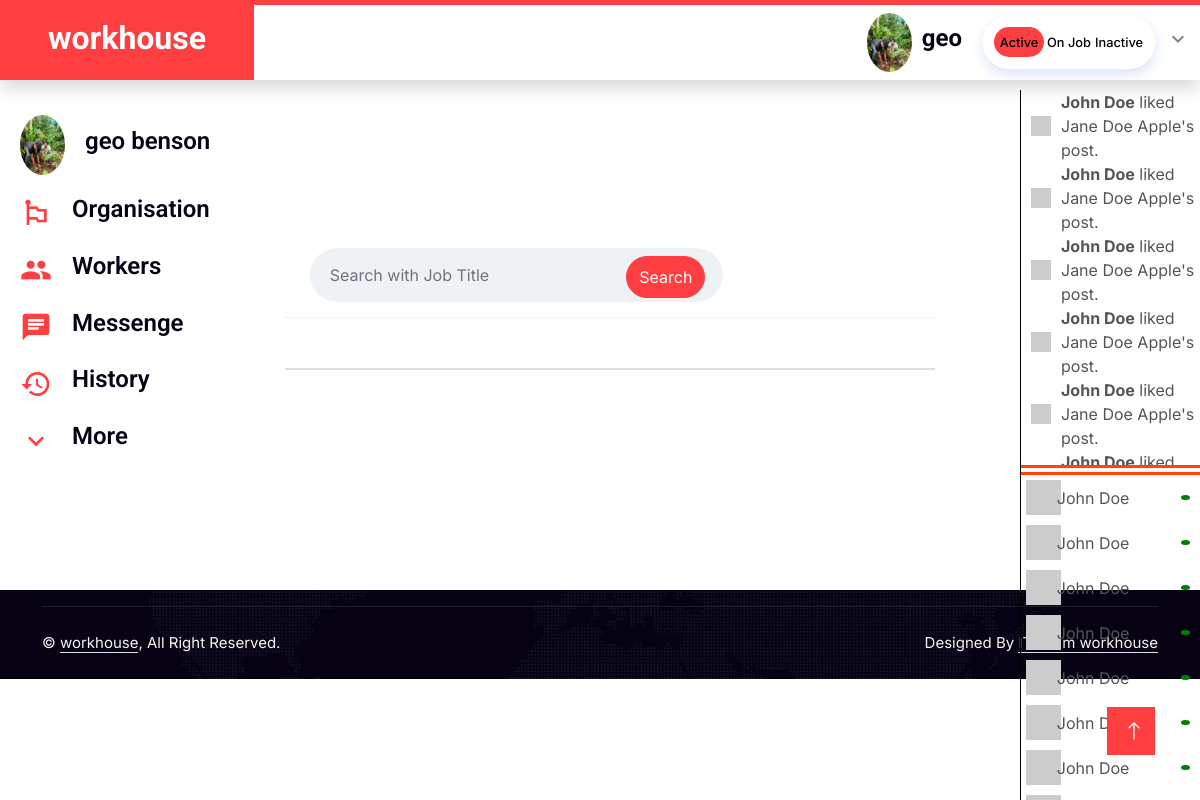
Page /worker_home (signed in) on the earlier database version.
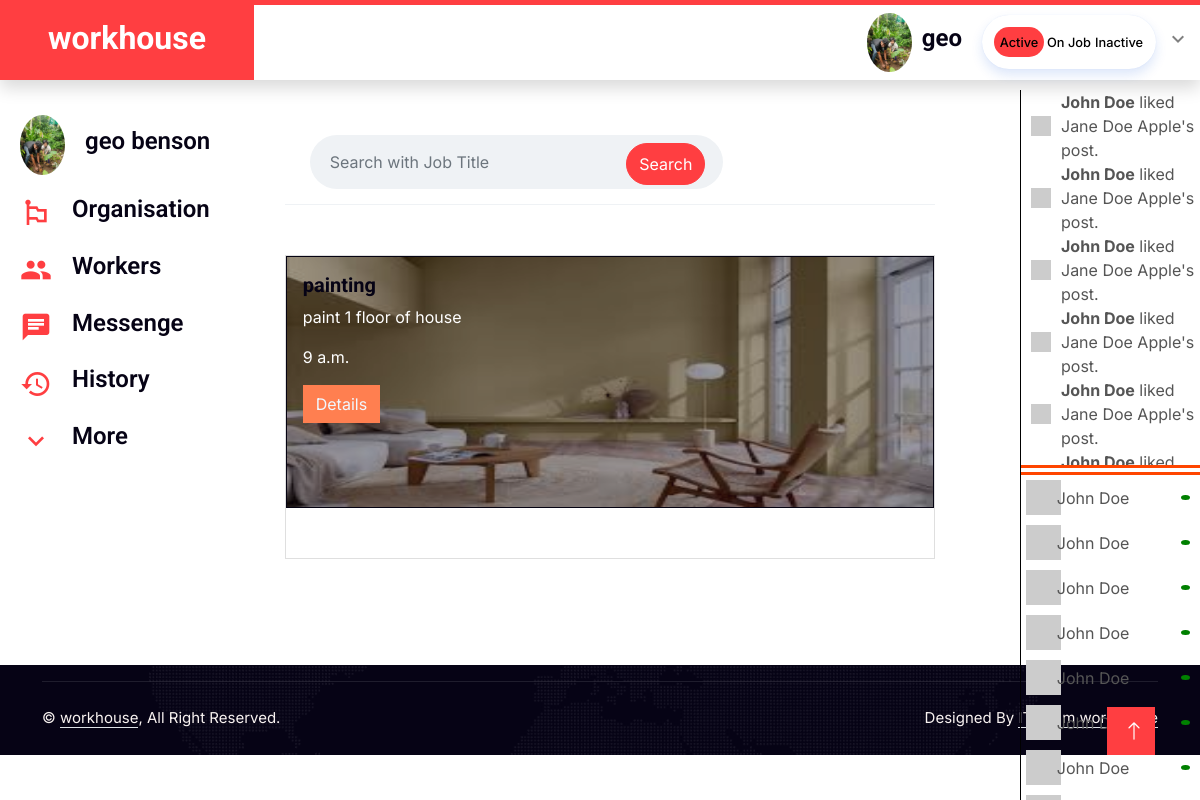
Same page on the later database version.
### main/models.py (models this page shows)
class Job_post(models.Model):
    post_id=models.AutoField(primary_key=True)
    user = models.ForeignKey(User, on_delete=models.CASCADE)
    job_title=models.CharField(max_length=150)
    job_description=models.CharField(max_length=350)
    location=models.CharField(max_length=150)
    address=models.CharField(max_length=250)
    time=models.TimeField()
    date=models.DateField()
    min_wage=models.CharField(max_length=150)
    max_wage=models.CharField(max_length=150)
    exp_lvl=models.CharField(max_length=150)
    expected_time=models.CharField(max_length=100)
    valid=models.BooleanField(null=True)
    photo=models.ImageField(upload_to="job_post")

### main/views.py (the view)
# urls.py: path('worker_home',worker_home,name="worker_home"),
def worker_home(request):
    username = request.session.get('username')
    users =Worker.objects.all()
    for i in users:
        if i.username == username:
            f_name=i.first_name
            l_name=i.last_name
            img=i.user_image
    worker=Worker.objects.get(username = username)
    post=Job_post.objects.filter(job_title = worker.job_title)
    context = {'username':username,'f_name':f_name,'l_name':l_name,'img':img , 'post':post}
    return render(request,"workhome.html",context)

### main/templates/workhome.html (shortened to what the changed rows need)
{%load static%}
<!DOCTYPE html>
<html lang="en">
<head>
  <link href="{%static 'css/home.css'%}" rel="stylesheet" type="text/css">
  <link href="{%static 'css/style1.css'%}" rel="stylesheet" type="text/css">
  <link href="https://cdnjs.cloudflare.com/ajax/libs/font-awesome/5.10.0/css/all.min.css" rel="stylesheet">
  <link href="https://cdn.jsdelivr.net/npm/bootstrap-icons@1.4.1/font/bootstrap-icons.css" rel="stylesheet">
  <link href="{%static 'lib/animate/animate.min.css' %}" rel="stylesheet">
  <link href="{%static 'lib/owlcarousel/assets/owl.carousel.min.css' %}" rel="stylesheet">
  <link href="{%static 'css/bootstrap.min.css' %}" rel="stylesheet">
</head>
<body>
    <nav class="navbar navbar-expand-lg bg-white navbar-light shadow border-top border-5 border-primary sticky-top p-0">
        <div class="header__left">
            <a href="index.html" class="navbar-brand bg-primary d-flex align-items-center px-4 px-lg-5">
                <h2 class="mb-2 text-white">workhouse</h2>
            </a>
          </div>
    </nav>
    <div class="main__body ">
        <div class="feed">
          <div class="messageSender" style="box-shadow: none;">
            <div class="messageSender__top">
            </div>
          </div>
            <div class="card text-md-start w-100">
              {% for i in post %}
              <div class="card bg-dark text-white">
                <img class="card-img" style="max-width: 100%;max-height: 250px;opacity: 60%;" src="media/{{i.photo}}" alt="Card image">
                <div class="card-img-overlay">
                  <h5 class="card-title">{{i.job_title}}</h5>
                  <p class="card-text">{{i.job_description}}</p>
                  <p class="card-text"> {{i.time}}</p>
                  <a href="#" class="btn" style="color: aliceblue;background-color: coral;">Details</a>
                </div>
              </div>
              <div style="height: 50px;"></div>
              {% endfor %}
            </div>
        </div>
      </div>
</body>
</html>

Differences in the rows shown:
added Job_post: photo (picture), job_title "painting", job_description "paint 1 floor of house", time "9 a.m."
